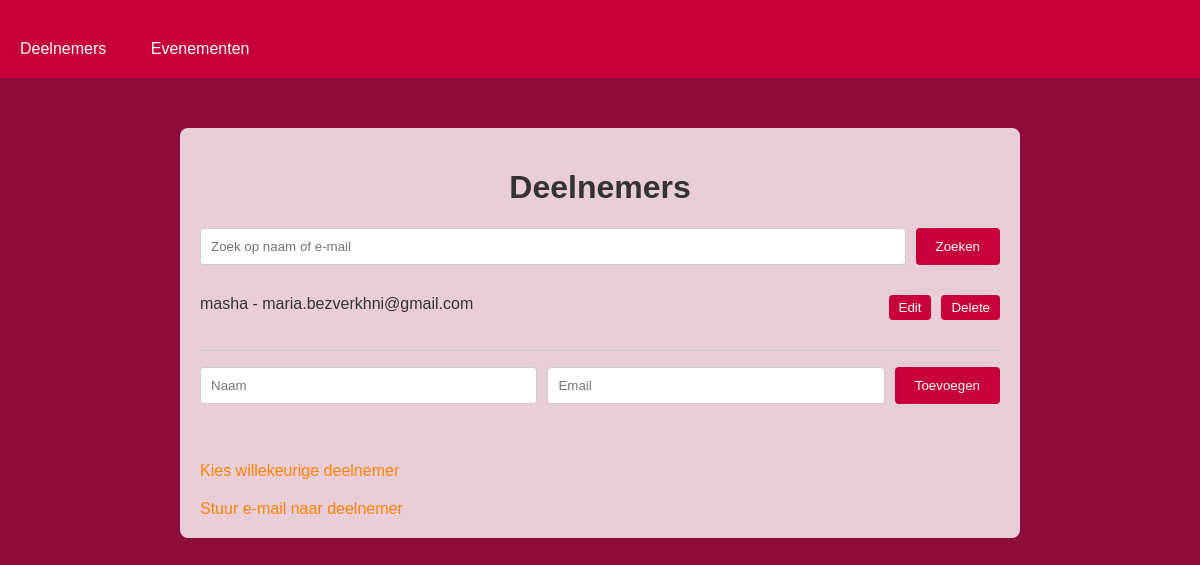
Before: / with the older database file.
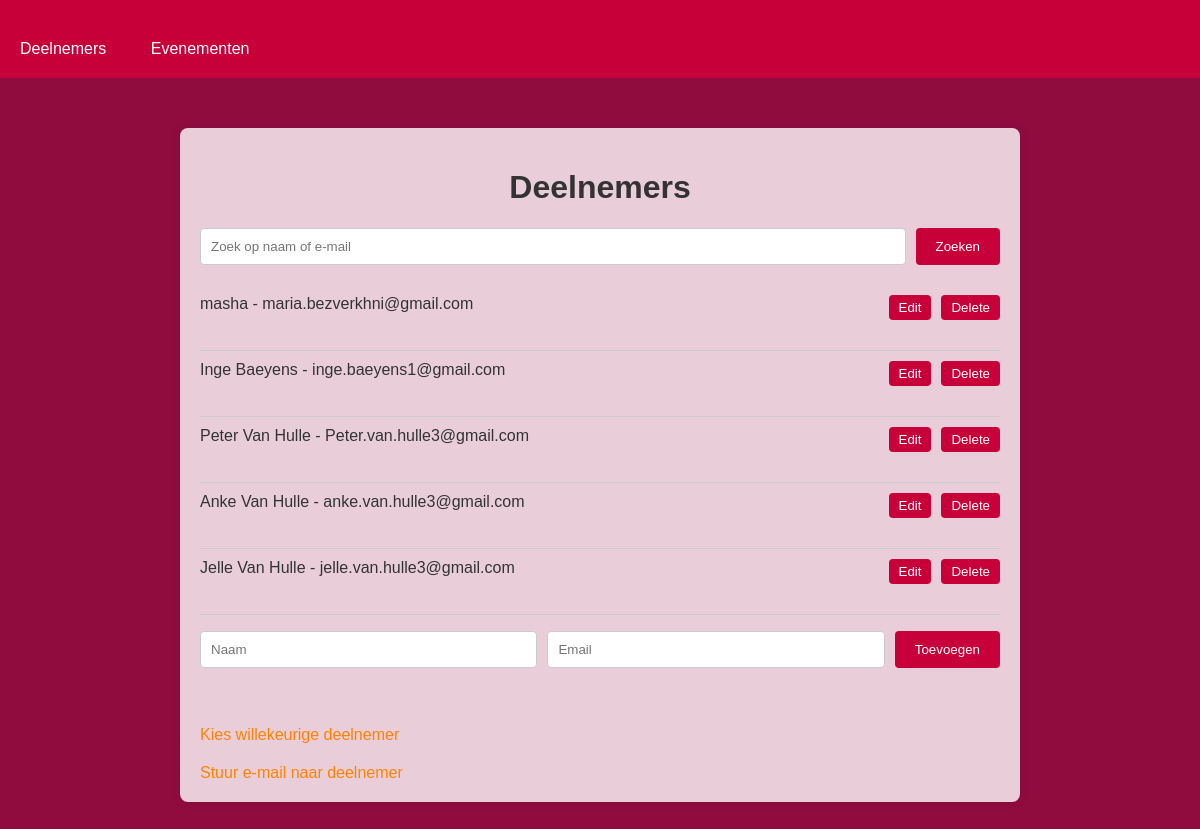
After: the same page with the newer database file.
### app.py (models this page shows)
class Participant(db.Model):
    id = db.Column(db.Integer, primary_key=True)
    name = db.Column(db.String(100), nullable=False)
    email = db.Column(db.String(100), nullable=False, unique=True)
    events = db.relationship('Event', secondary=event_participants, backref=db.backref('participants', lazy=True))

### app.py (the view)
@app.route('/')
def index():
    search_query = request.args.get('search')
    if search_query:
        participants = Participant.query.filter(
            Participant.name.contains(search_query) |
            Participant.email.contains(search_query)
        ).all()
    else:
        participants = Participant.query.all()
    return render_template('index.html', participants=participants)

### templates/index.html (shortened to what this page needs)
<!DOCTYPE html>
<html lang="en">
<head>
    <link rel="stylesheet" href="{{ url_for('static', filename='style.css') }}">
</head>
<body>
    <nav>
        <a href="/">Deelnemers</a>
        <a href="/events">Evenementen</a>
    </nav>
    <div class="container">
        <h1>Deelnemers</h1>
        <form action="/" method="GET">
            <input type="text" name="search" placeholder="Zoek op naam of e-mail">
            <button type="submit">Zoeken</button>
        </form>
        <ul>
            {% for participant in participants %}
            <li>
                {{ participant.name }} - {{ participant.email }}
                <div class="participant-actions">
                    <form action="{{ url_for('edit', id=participant.id) }}" method="GET">
                        <button type="submit">Edit</button>
                    </form>
                    <form action="{{ url_for('delete', id=participant.id) }}" method="POST">
                        <button type="submit">Delete</button>
                    </form>
                </div>
            </li>
            {% endfor %}
        </ul>
        <form action="/add" method="POST">
            <input type="text" name="name" placeholder="Naam" required>
            <input type="email" name="email" placeholder="Email" required>
            <button type="submit">Toevoegen</button>
        </form>
        <br>
        <a href="/random">Kies willekeurige deelnemer</a>
        <br>
        <a href="/send_email">Stuur e-mail naar deelnemer</a>
    </div>
</body>
</html>

### static/style.css (style rules this page uses)
body { font-family: Arial, sans-serif; background-color: #900C3F ; color: #333; margin: 0; padding: 0; }
.container { max-width: 800px; margin: 50px auto; padding: 20px; background-color: rgba(255, 255, 255, 0.8); border-radius: 8px; box-shadow: 0 0 10px rgba(0, 0, 0, 0.1); }
h1 { text-align: center; color: #333; }
form { display: flex; justify-content: space-between; margin-bottom: 20px; }
form input[type="text"], form input[type="email"], form input[type="password"] { flex: 1; padding: 10px; margin-right: 10px; border: 1px solid #ccc; border-radius: 4px; }
form button { padding: 10px 20px; background-color: #C70039; color: white; border: none; border-radius: 4px; cursor: pointer; }
ul { list-style-type: none; padding: 0; }
li { display: flex; justify-content: space-between; padding: 10px 0; border-bottom: 1px solid #ccc; }
a { display: inline-block; margin-top: 20px; color: #FF8300; text-decoration: none; }
nav { background-color: #C70039 ; padding: 10px 0; margin-bottom: 20px; }
nav a { color: white; text-decoration: none; padding: 10px 20px; display: inline-block; }
.participant-actions, .event-actions { display: flex; gap: 10px; }
.participant-actions form, .event-actions form { display: inline; }
.participant-actions button, .event-actions button { padding: 5px 10px; background-color: #FF8300; color: white; border: none; border-radius: 4px; cursor: pointer; }

### templates/index.html (style rules this page uses)
.participant-actions { display: flex; gap: 10px; }
.participant-actions form { display: inline; }
.participant-actions button { padding: 5px 10px; background-color: #C70039; color: white; border: none; border-radius: 4px; cursor: pointer; }

Changed rows visible on the page:
added Participant: name "Inge Baeyens", email "inge.baeyens1@gmail.com"
added Participant: name "Peter Van Hulle", email "Peter.van.hulle3@gmail.com"
added Participant: name "Anke Van Hulle", email "anke.van.hulle3@gmail.com"
added Participant: name "Jelle Van Hulle", email "jelle.van.hulle3@gmail.com"
